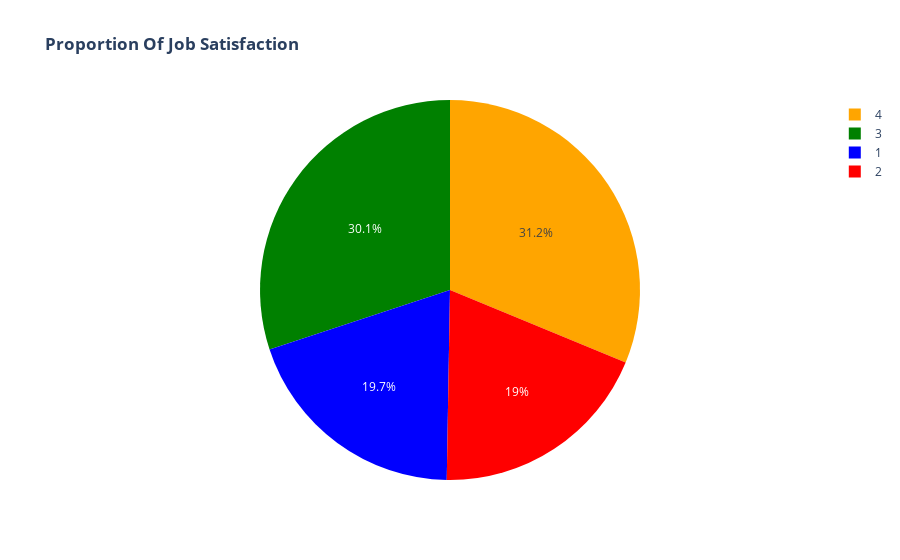

The notebook cell this image was saved under:
### Code cell
import plotly.graph_objects as go

# Count the values in the 'JobSatisfaction' column
satisfaction_counts = df['JobSatisfaction'].value_counts()

# Create a pie chart for job satisfaction with 4 different colors
fig = go.Figure(data=[go.Pie(labels=satisfaction_counts.index, values=satisfaction_counts.values,
                             marker_colors=['orange', 'green', 'blue', 'red'])])
fig.update_layout(title='<b>Proportion Of Job Satisfaction<b>')
fig.show()

### Figure 1 — Plotly figure (JSON) as saved in the notebook; plotly's stock layout.template omitted (floating-point values rounded to 4 significant figures)
{"data": [{"labels": [4, 3, 1, 2], "marker": {"colors": ["orange", "green", "blue", "red"]}, "type": "pie", "values": [459, 442, 289, 280]}], "layout": {"title": {"text": "<b>Proportion Of Job Satisfaction<b>"}}}
